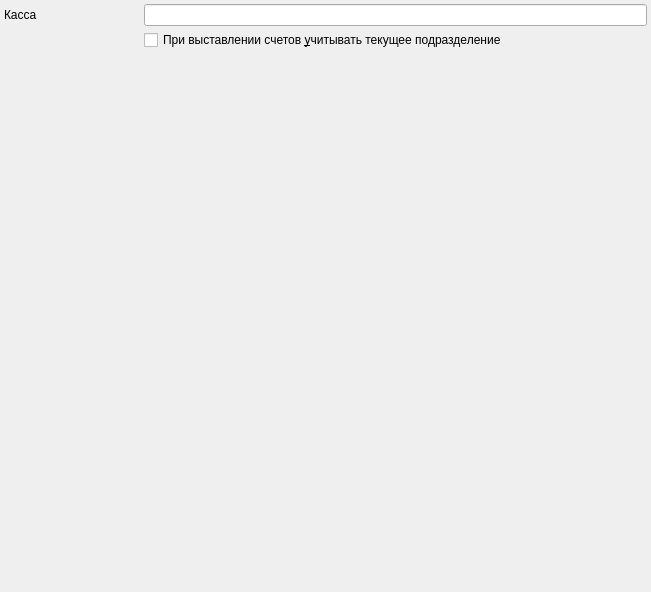
<?xml version="1.0" encoding="UTF-8"?>
<ui version="4.0">
 <class>accountingPage</class>
 <widget class="QWidget" name="accountingPage">
  <property name="geometry">
   <rect>
    <x>0</x>
    <y>0</y>
    <width>651</width>
    <height>592</height>
   </rect>
  </property>
  <property name="windowTitle">
   <string>Расчёты</string>
  </property>
  <property name="toolTip">
   <string/>
  </property>
  <layout class="QGridLayout" name="gridLayout">
   <property name="margin">
    <number>4</number>
   </property>
   <property name="spacing">
    <number>4</number>
   </property>
   <item row="2" column="0">
    <spacer name="verticalSpacer">
     <property name="orientation">
      <enum>Qt::Vertical</enum>
     </property>
     <property name="sizeHint" stdset="0">
      <size>
       <width>20</width>
       <height>1</height>
      </size>
     </property>
    </spacer>
   </item>
   <item row="0" column="0">
    <widget class="QLabel" name="lblCachBox">
     <property name="text">
      <string>Касса</string>
     </property>
     <property name="buddy">
      <cstring>edtCachBox</cstring>
     </property>
    </widget>
   </item>
   <item row="0" column="1" colspan="2">
    <widget class="QLineEdit" name="edtCachBox"/>
   </item>
   <item row="1" column="1">
    <widget class="QCheckBox" name="chkFilterPaymentByOrgStructure">
     <property name="text">
      <string>При выставлении счетов &amp;учитывать текущее подразделение</string>
     </property>
    </widget>
   </item>
  </layout>
 </widget>
 <tabstops>
  <tabstop>edtCachBox</tabstop>
 </tabstops>
 <resources/>
 <connections/>
</ui>
